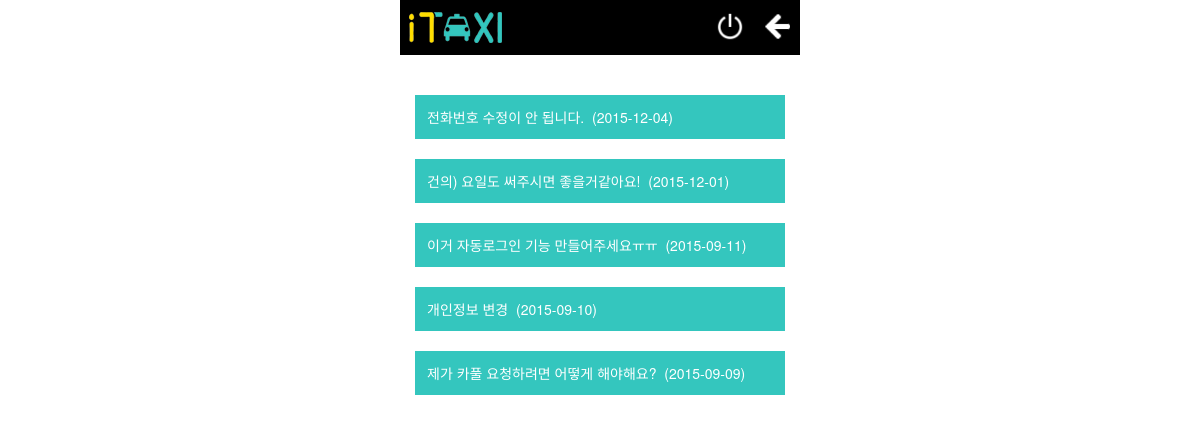
/QnA_room.html.php (signed in), run on the app's committed database.
### tables this page shows
CREATE TABLE `QnA` (
  `num` int(255) NOT NULL,
  `stu_id` char(20) NOT NULL,
  `name` char(20) NOT NULL,
  `phone_num` char(20) NOT NULL,
  `subject` varchar(255) NOT NULL,
  `memo` text NOT NULL,
  `time` date NOT NULL,
  UNIQUE KEY `num` (`num`)
);

### php/config.php (called while the page is built, shortened)
<?php
class DBC
{
	public $db;
	public $query;
	public function DBI()
	{
		$this->db = new mysqli('localhost', 'root', 'taxi', 'youjun');
		$this->db->query('SET NAMES UTF8');
	}
	public function DBQ()
	{
		$this->result = $this->db->query($this->query);
	}
}
?>

### QnA_room.html.php (the view, shortened to what this page needs)
<!DOCTYPE html>
<html>
	<head>
		<link rel="stylesheet" type="text/css" href="./css/bootstrap.css">
		<link rel="stylesheet" type="text/css" href="./css/mypage.css">
	</head>
	<body>
		<table class=" navi col-xs-12  col-md-4 col-md-offset-4" >
			<tr class="row">
			   <td class = "logo" >
			      <a  href="./main.html.php"><img src="./img/logo.png"></a>
			    </td >
      		 <td class = "logout1">
      	   		<a onclick="history.back(-1)">
		     		<img src="./img/back.png" width="25px" height="25px">
	       		</a>
           </td>
  		   <td class = "logout">
      	   		<a  onclick="location.href='./php/logout.php'">
      	   			<img src="./img/power.png" width="30px" height="30px">
	       		</a>
           </td>
  		</tr>
	</table>
		<div class = "col-xs-12  col-md-4 col-md-offset-4">
		<br><br>
			<?php
				require_once('./php/config.php');
				$db = new DBC;
				$db->DBI();
				$db->query = "select * from QnA order by num desc";
				$db->DBQ();
			?>
			<?php
				while($data = $db->result->fetch_assoc())
				{
					?>
						<div class="flip">
						<?php
							echo $data['subject']. "&nbsp;&nbsp;"."(". $data['time']. ")";
						?>
						</div>
						<br>
					<?php
				}
			?>
		</div>
	</body>
</html>

### css/mypage.css (style rules this page uses)
.navi { padding-left: 2%; padding-right: 2%; height : 55px; background-color: black; }

### QnA_room.html.php (style rules this page uses)
.flip { color: #ffffff; padding: 12px; text-align: left; background-color: #34c6be; }

### data on the page
qna: subject "전화번호 수정이 안 됩니다.", time "2015-12-04"
qna: subject "건의) 요일도 써주시면 좋을거같아요!", time "2015-12-01"
qna: subject "이거 자동로그인 기능 만들어주세요ㅠㅠ", time "2015-09-11"
qna: subject "개인정보 변경", time "2015-09-10"
qna: subject "제가 카풀 요청하려면 어떻게 해야해요?", time "2015-09-09"
